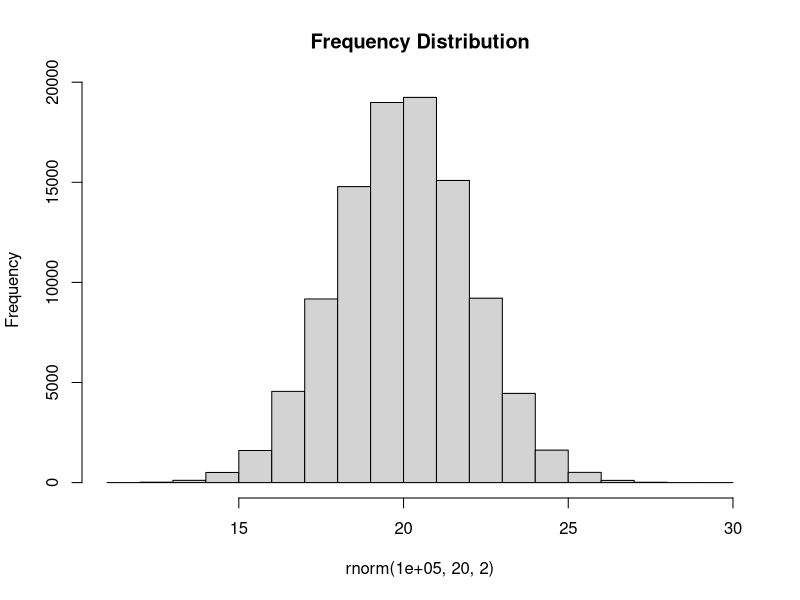
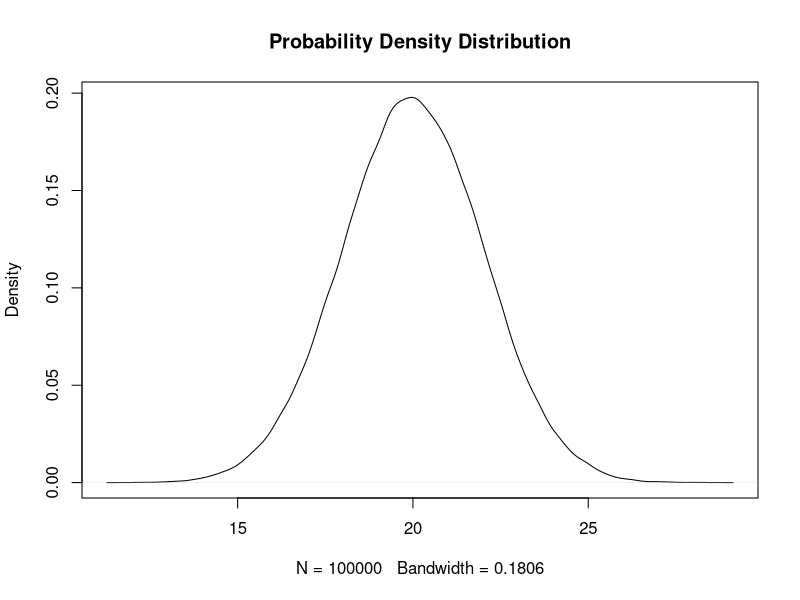
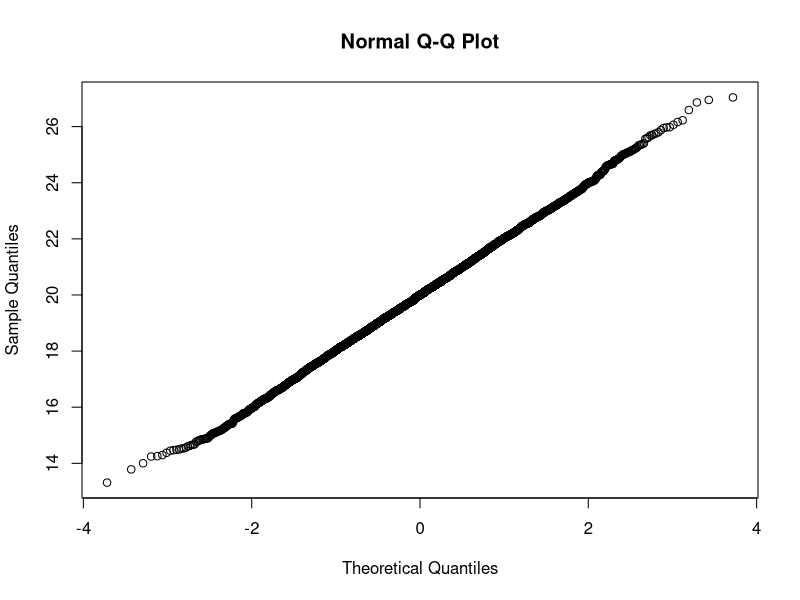
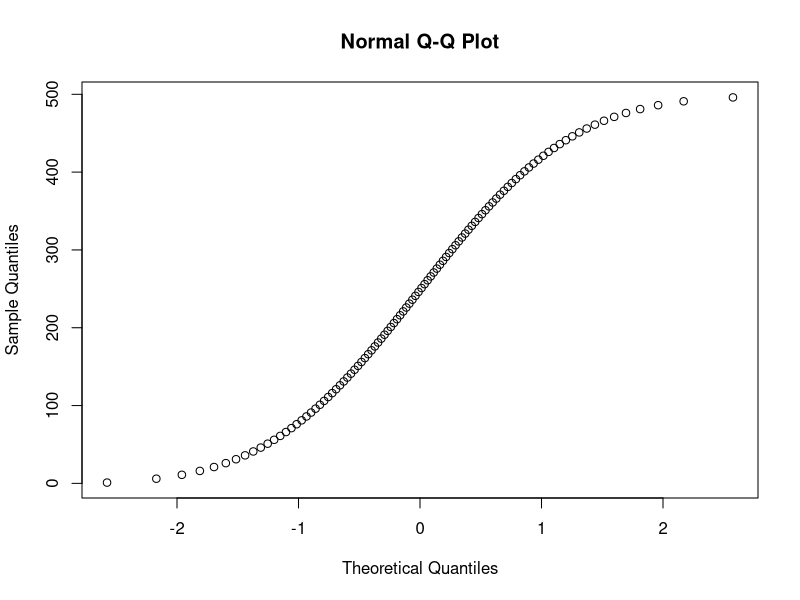
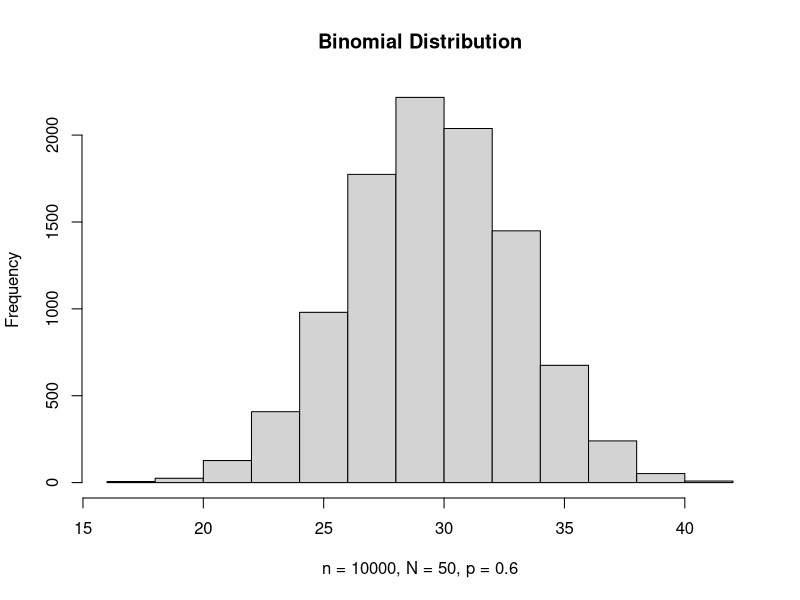
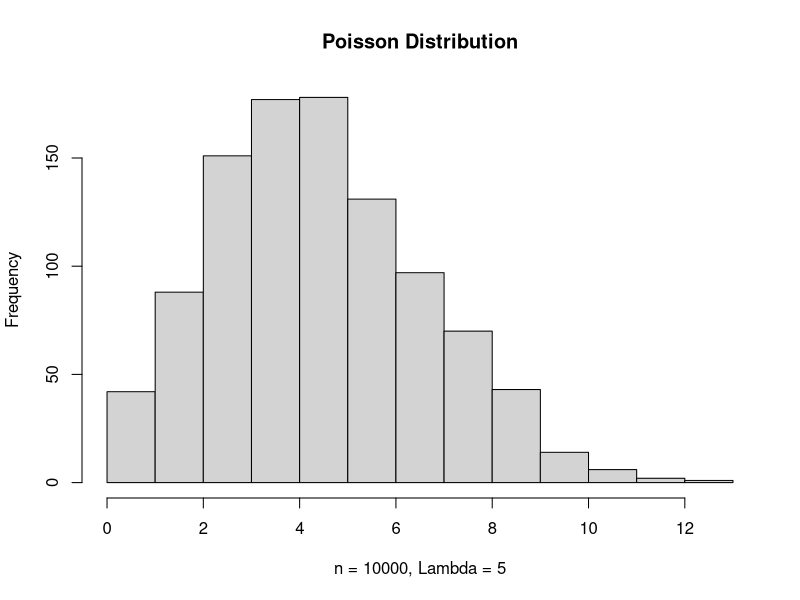

Write R code to recreate these figures, in order.
## ---- chunk 1
knitr::opts_chunk$set(echo = TRUE, message = FALSE, warning = FALSE, cache = TRUE, cache.lazy=TRUE, tidy.opts=list(width.cutoff=20),tidy=TRUE, fig.height=8)
options(digits=2)
## ---- chunk 2
hist(rnorm(100000,20,2),
main = "Frequency Distribution")
## ---- chunk 3
plot(density(rnorm(100000,20,2)),
main = "Probability Density Distribution")
## ---- chunk 4
shapiro.test(rnorm(5000,20,2))
## ---- chunk 5
shapiro.test(seq(1,500,5))
## ---- chunk 6
qqnorm(rnorm(5000,20,2))
## ---- chunk 7
qqnorm(seq(1,500,5))
## ---- chunk 8
  set.seed(42)
  hist(rbinom(n = 10000, size = 50, prob = 0.6), main = "Binomial Distribution", xlab = 
  "n = 10000, N = 50, p = 0.6")
## ---- chunk 9
  set.seed(42)
  hist(rpois(1000, 5), main = "Poisson Distribution", xlab = 
  "n = 10000, Lambda = 5")
